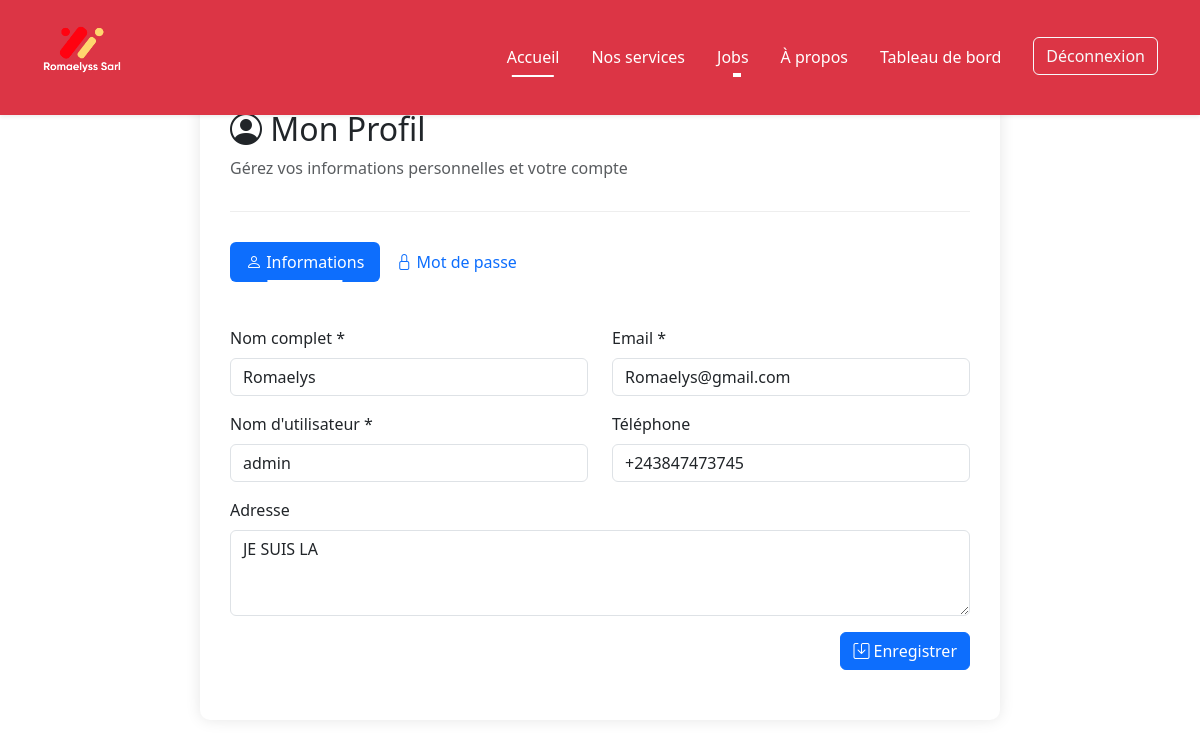
The app's page /profile.php (signed in) with its own data.
### tables this page shows
CREATE TABLE IF NOT EXISTS `users` (
  `id` int NOT NULL AUTO_INCREMENT,
  `username` varchar(50) NOT NULL,
  `email` varchar(100) NOT NULL,
  `password` varchar(255) NOT NULL,
  `full_name` varchar(100) NOT NULL,
  `phone` varchar(20) DEFAULT NULL,
  `address` text,
  `user_type` enum('candidate','admin') DEFAULT 'candidate',
  `created_at` timestamp NULL DEFAULT CURRENT_TIMESTAMP,
  PRIMARY KEY (`id`),
  UNIQUE KEY `username` (`username`),
  UNIQUE KEY `email` (`email`)
);

### profile.php (the view, shortened to what this page needs)
<?php
require_once 'includes/config.php';
$user_id = $_SESSION['user_id'];
$stmt = $pdo->prepare("SELECT * FROM users WHERE id = ?");
$stmt->execute([$user_id]);
$user = $stmt->fetch();
?>
<!DOCTYPE html>
<html lang="fr">
<head>
    <link href="https://cdn.jsdelivr.net/npm/bootstrap@5.3.0/dist/css/bootstrap.min.css" rel="stylesheet">
    <link rel="stylesheet" href="https://cdn.jsdelivr.net/npm/bootstrap-icons@1.10.0/font/bootstrap-icons.css">
    <link rel="stylesheet" href="asset/css/style.css">
</head>
<body>
    <?php include 'includes/header.php'; ?>
    <div class="container">
        <div class="profile-container">
            <div class="profile-header">
                <h2><i class="bi bi-person-circle"></i> Mon Profil</h2>
                <p class="text-muted">Gérez vos informations personnelles et votre compte</p>
            </div>
            <ul class="nav nav-pills mb-4" id="profileTabs" role="tablist">
                <li class="nav-item" role="presentation">
                    <button class="nav-link active" id="info-tab" data-bs-toggle="pill" data-bs-target="#info" type="button" role="tab">
                        <i class="bi bi-person"></i> Informations
                    </button>
                </li>
                <li class="nav-item" role="presentation">
                    <button class="nav-link" id="password-tab" data-bs-toggle="pill" data-bs-target="#password" type="button" role="tab">
                        <i class="bi bi-lock"></i> Mot de passe
                    </button>
                </li>
            </ul>
            <div class="tab-content" id="profileTabsContent">
                <div class="tab-pane fade show active" id="info" role="tabpanel">
                    <form action="update_profile.php" method="POST">
                        <div class="row mb-3">
                            <div class="col-md-6 mb-3 mb-md-0">
                                <label for="full_name" class="form-label">Nom complet *</label>
                                <input type="text" class="form-control" id="full_name" name="full_name"
                                       value="<?= htmlspecialchars($user['full_name']) ?>" required>
                            </div>
                            <div class="col-md-6">
                                <label for="email" class="form-label">Email *</label>
                                <input type="email" class="form-control" id="email" name="email"
                                       value="<?= htmlspecialchars($user['email']) ?>" required>
                            </div>
                        </div>
                        <div class="row mb-3">
                            <div class="col-md-6 mb-3 mb-md-0">
                                <label for="username" class="form-label">Nom d'utilisateur *</label>
                                <input type="text" class="form-control" id="username" name="username"
                                       value="<?= htmlspecialchars($user['username']) ?>" required>
                            </div>
                            <div class="col-md-6">
                                <label for="phone" class="form-label">Téléphone</label>
                                <input type="tel" class="form-control" id="phone" name="phone"
                                       value="<?= htmlspecialchars($user['phone']) ?>">
                            </div>
                        </div>
                        <div class="mb-3">
                            <label for="address" class="form-label">Adresse</label>
                            <textarea class="form-control" id="address" name="address" rows="3"><?= htmlspecialchars($user['address']) ?></textarea>
                        </div>
                        <div class="d-flex justify-content-end">
                            <button type="submit" class="btn btn-primary">
                                <i class="bi bi-save"></i> Enregistrer
                            </button>
                        </div>
                    </form>
                </div>
            </div>
        </div>
    </div>
</body>
</html>

### asset/css/style.css (style rules this page uses)
* { margin: 0; padding: 0; box-sizing: border-box; }
body { background-color: #f8f9fa; font-family: 'Segoe UI', sans-serif; }
body { background-color: #f8f9fa; }

### profile.php (style rules this page uses)
.profile-container { max-width: 800px; margin: 30px auto; padding: 30px; background: white; border-radius: 10px; box-shadow: 0 0 15px rgba(0,0,0,0.1); }
.profile-header { border-bottom: 1px solid #eee; padding-bottom: 15px; margin-bottom: 30px; }
.nav-pills .nav-link.active { background-color: #2c3e50; }
.tab-content { padding: 20px 0; }

### includes/header.php (style rules this page uses)
.nav-link { position: relative; font-weight: 500; }
.nav-link::after { content: ''; position: absolute; width: 0; height: 2px; bottom: 0; left: 50%; background-color: white; transition: all 0.3s; transform: translateX(-50%); }
.nav-link:hover::after, .nav-link.active::after { width: 50%; }

### records on screen
users: full_name "Romaelys", email "Romaelys@gmail.com", username "admin", phone "+243847473745", address "JE SUIS LA"
